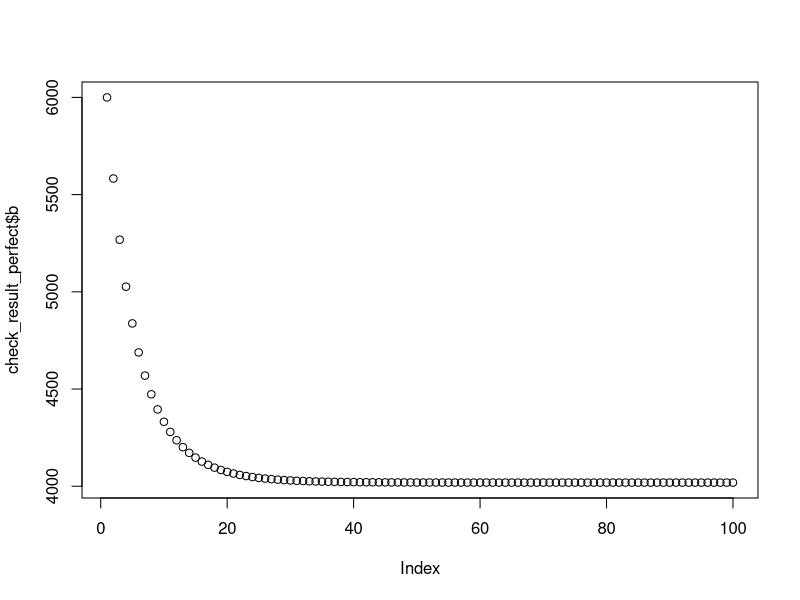

Write the R code that produced this figure.
## ---- chunk 1
knitr::opts_chunk$set(echo = TRUE)
library(tidyverse)
## ---- chunk 2

#create an interval vector for times that we do want to do the assessment:
assess_int <- seq(5,100,5)

#Write a "not contained in" function"
`%not_in%` <- purrr::negate(`%in%`)
## ---- chunk 3
#Baseline model with error around the f_ratio (f/fmsy) and no repetition of the stock assessment process for the duration of the simulation:

sim_perfect <- function(b, r, r_s, p, k, years){
  
  results <- data.frame(
    b = rep(NA, years), c = rep(NA, years), 
    year = 1:years, r = rep(NA, years), 
    f_msy = rep(NA, years)) #Setup the results dataframe 
  
  #Set the initial result for the outputs in year 1
  results$b[1] = b
  results$r[1] = r
  fmsy <-function(r,p){r * (1 / (1+p))} #set up the function to calculate Fmsy based on growth (r) and shape parameter (p)
  r_calc1 <- results$r[1]
  results$f_msy[1] <- fmsy(r=r_calc1, p=p) #calculate fmsy in year 1 based on historical parameters
  results$c[1] = results$f_msy[1] * results$b[1] #calculate catch in year one based on f_msy
  
  ## Loop the model over the specified number of years
  for (t in 2:years) {
    if(results$year[t] %in% assess_int){
    results$r[t] = results$r[t-1] + (r_s*results$r[t-1]) 
    
    # Calculate fmsy in time t from current r 
    r_calc2 <- results$r[t]
    results$f_msy[t] <- fmsy(r=r_calc2, p=p)
    results$b[t] = results$b[t-1] + (results$r[t-1] / p)*results$b[t-1]*(1 - ((results$b[t-1]/k) ^ p))-results$c[t-1]
    results$c[t] = results$f_msy[t] * results$b[t]
    }
    
    if(results$year[t] %not_in% assess_int){
    results$r[t] = results$r[t-1] + (r_s*results$r[t-1])
    
    # Calculate fmsy in time t
    r_calc3 <- results$r[t]
    results$f_msy[t] <- fmsy(r=r_calc3, p=p) 
    
    results$b[t] = results$b[t-1] + (results$r[t-1] / p)*results$b[t-1]*(1 - ((results$b[t-1]/k) ^ p))-results$c[t-1]
    results$c[t] = results$f_msy[t] * results$b[t]
    }
}
  return(results)
}
## ---- chunk 4

check_result_perfect <- sim_perfect(b=6000, r=0.2, r_s=-0.005, p=0.2, k=10000, years=100)

plot(check_result_perfect$b)
## ---- chunk 5

#Design experiments
list_perfect <- list(
  b = c(1500, 4000, 6000),
  r = seq(0.1, .8, .05),
  r_s = seq(-0.01767, 0.01623, 0.002), 
  p = 0.2,
  k = 10000,
  years = 100
)

input_perfect <- list_perfect %>%
  cross()


## ---- chunk 6

results = list()

#Run the model over the input lists:

for(i in 1:765){
  results[[i]] <- sim_perfect(b=input_perfect[[i]]$b, r=input_perfect[[i]]$r,
                             r_s=input_perfect[[i]]$r_s, p=input_perfect[[i]]$p,
                             k=input_perfect[[i]]$k,years=input_perfect[[i]]$years)
}

## ---- chunk 7

#Create the list of column names:
col_names <- c("b", "c", "year", "r", "f_msy", "id", "r_0", "r_s")

#Create a new list with ids
results_id <- list()

#Loop to add ids to each experiment in the list - make sure the 1:xxx matches the number of lists in the results
for(i in 1:765){
  dat <- as.data.frame(matrix(unlist(results[i]), ncol = 5))
  dat$id <- i
  dat$r_0 <- rep(input_perfect[[i]]$r, 100)
  dat$r_s <- rep(input_perfect[[i]]$r_s, 100)
  results_id[[i]] <- dat
}

#Bind all the experiments together
results_perfect_rep5 <- bind_rows(results_id)

#Update the column names:
colnames(results_perfect_rep5) <- col_names

#Write as CSV:
# library(here)
# write.csv(results_perfect_rep5, file=file.path(here(),"/Tests/perfect_management/csv_results/perfect_rep5.csv"),
#           row.names = FALSE)

